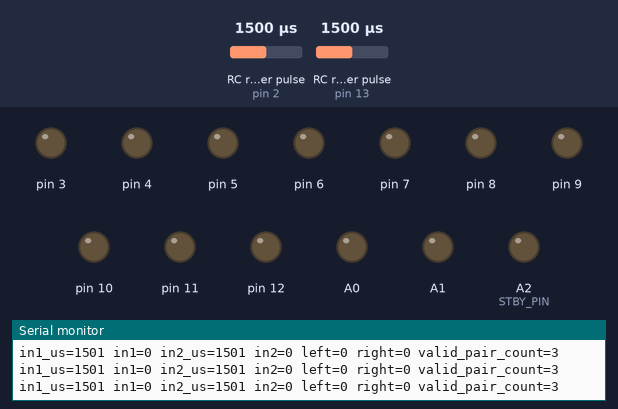
The sketch below on a simulated Arduino Uno, built with avr-gcc and run on an emulated ATmega328P. On the bench: output pins drawn as LEDs (lit = HIGH), the last lines printed to the serial monitor. Wiring (inferred from the names in the program): 2 × RC receiver channel: data pin 2 / data pin 13. The test bench sets the inputs (shaded band); at power-on: RC receiver pulse (sensors on pin 2, pin 13) 1500 µs.

Above: at 2.2 s.
2.3 s: RC receiver pulse (sensor on pin 2) set to 1470 µs
3.8 s: RC receiver pulse (sensor on pin 2) set to 1456 µs
At 4.6 s:
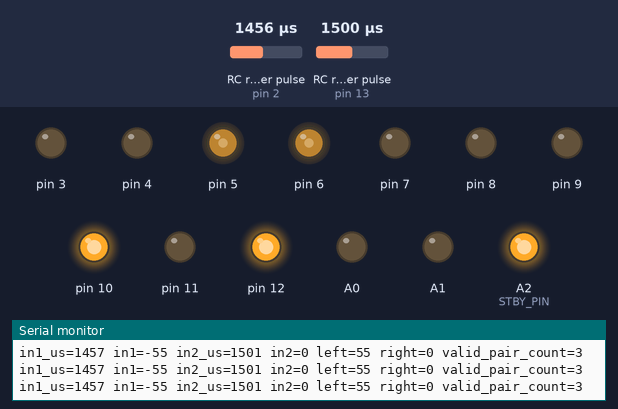
5.3 s: RC receiver pulse (sensor on pin 13) set to 1472 µs
6.8 s: RC receiver pulse (sensor on pin 13) set to 1445 µs
At 8.0 s:
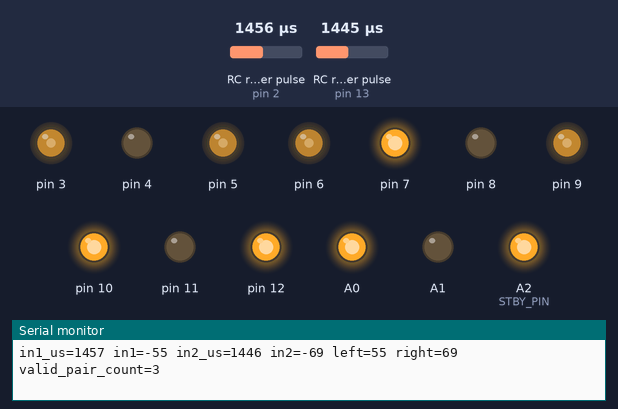
8.3 s: RC receiver pulse (sensor on pin 2) set to 1020 µs
At 9.2 s:
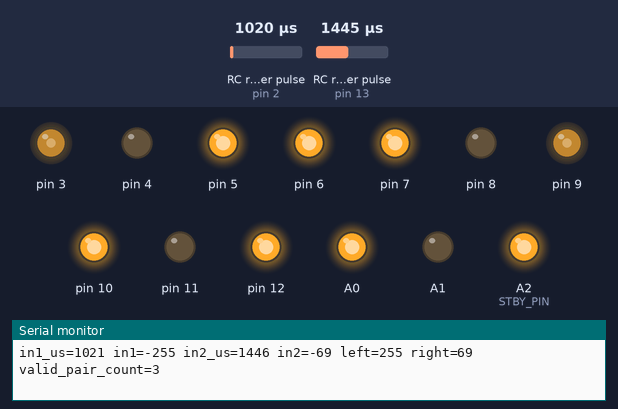
9.8 s: RC receiver pulse (sensor on pin 13) set to 1020 µs
At 10.4 s:
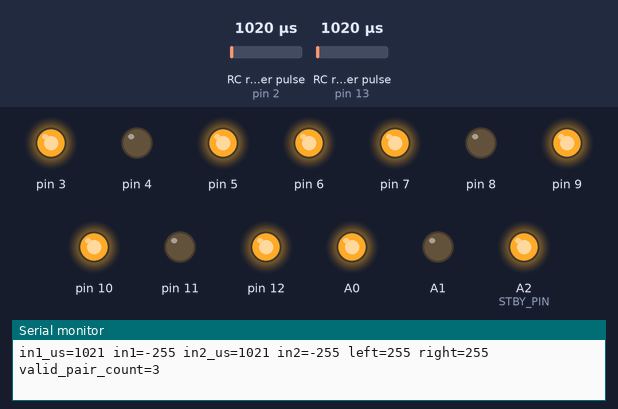
Timing chart, 0 to 12.3 s (numbered marks = the images above; inputs shaded):
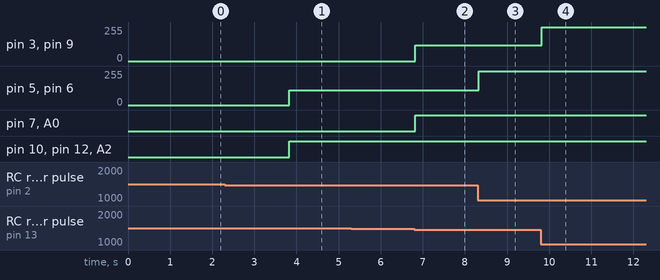

Measured:
- the behaviour switches between 1464 and 1463 µs on RC receiver pulse (sensor on pin 2) (found by bisection; images 0 and 1)
- the behaviour switches between 1464 and 1463 µs on RC receiver pulse (sensor on pin 13) (found by bisection; images 1 and 2)
- after the input at 3.8 s, pin 5, pin 6: 0/255 → 109/255 at once; pin 10, pin 12, A2 (STBY_PIN): LOW → HIGH at once
- after the input at 6.8 s, pin 3, pin 9: 0/255 → 119/255 at once; pin 7, A0: LOW → HIGH at once
- after the input at 8.3 s, pin 5, pin 6: 109/255 → 255/255 at once
- after the input at 9.8 s, pin 3, pin 9: 119/255 → 255/255 at once

The sketch:

d24a_pixhawk_differential_pwm_bridge_orin1.ino
```cpp
// Orin1 Pixhawk 6C differential rover PWM -> Arduino -> D24A -> four motors.
//
// This sketch is for PX4 differential-rover output mapping:
//   PWM_MAIN_FUNC1=101  // Motor 1
//   PWM_MAIN_FUNC2=102  // Motor 2
//
// Pixhawk to Arduino, physical wiring unchanged:
//   Pixhawk PWM output 1 signal -> Arduino D2
//   Pixhawk PWM output 2 signal -> Arduino D13
//   Pixhawk PWM GND             -> Arduino GND
//
// In this sketch the two Pixhawk PWM inputs are left/right wheel commands,
// not throttle/steering. Use this only with differential-rover output mapping.

struct MotorPins {
  uint8_t pwm;
  uint8_t in1;
  uint8_t in2;
};

const uint8_t LEFT_RC_PIN = 2;
const uint8_t RIGHT_RC_PIN = 13;

const MotorPins MOTOR_A = {3, 4, 7};    // right-front, raw backward = physical forward
const MotorPins MOTOR_B = {5, 8, 12};   // left-front, raw backward = physical forward
const MotorPins MOTOR_C = {6, 10, 11};  // left-rear, raw forward = physical forward
const MotorPins MOTOR_D = {9, A0, A1};  // right-rear, raw forward = physical forward
const uint8_t STBY_PIN = A2;

const int CENTER_US = 1500;
// Measured neutral input is 1488..1495 us. A 35 us deadband rejects that
// noise while allowing bounded low-speed Offboard commands to reach D24A.
const int DEAD_BAND_US = 35;
const int MIN_VALID_US = 900;
const int MAX_VALID_US = 2100;
// PX4 currently limits MAIN1/MAIN2 to 1300-1700us for the rover output range.
// Treat +/-200us as full stick so manual and offboard commands use the intended
// motor PWM range instead of topping out around analogWrite ~= 100.
const int MAX_STICK_US = 200;
const unsigned long PULSE_TIMEOUT_US = 25000;
const uint8_t VALID_PAIR_COUNT_REQUIRED = 3;

const int MIN_DRIVE_PWM = 70;
const int MAX_DRIVE_PWM = 255;

const bool SWAP_LEFT_RIGHT_INPUTS = false;
const bool INVERT_LEFT_COMMAND = true;
const bool INVERT_RIGHT_COMMAND = true;

unsigned long lastPrintMs = 0;
uint8_t validPairCount = 0;

void stopOneMotor(const MotorPins &motor) {
  analogWrite(motor.pwm, 0);
  digitalWrite(motor.in1, LOW);
  digitalWrite(motor.in2, LOW);
}

void stopAll() {
  stopOneMotor(MOTOR_A);
  stopOneMotor(MOTOR_B);
  stopOneMotor(MOTOR_C);
  stopOneMotor(MOTOR_D);
  digitalWrite(STBY_PIN, LOW);
}

void setOneRawMotor(const MotorPins &motor, int command) {
  command = constrain(command, -255, 255);

  if (command == 0) {
    stopOneMotor(motor);
    return;
  }

  bool rawForward = command > 0;
  int pwm = constrain(abs(command), 0, 255);

  digitalWrite(motor.in1, rawForward ? HIGH : LOW);
  digitalWrite(motor.in2, rawForward ? LOW : HIGH);
  analogWrite(motor.pwm, pwm);
}

int applyMotorFloor(int command) {
  command = constrain(command, -MAX_DRIVE_PWM, MAX_DRIVE_PWM);

  if (command == 0) {
    return 0;
  }

  int magnitude = abs(command);
  magnitude = map(magnitude, 1, MAX_DRIVE_PWM, MIN_DRIVE_PWM, MAX_DRIVE_PWM);
  magnitude = constrain(magnitude, MIN_DRIVE_PWM, MAX_DRIVE_PWM);

  return command > 0 ? magnitude : -magnitude;
}

void drivePhysical(int leftCommand, int rightCommand) {
  leftCommand = applyMotorFloor(leftCommand);
  rightCommand = applyMotorFloor(rightCommand);

  if (leftCommand == 0 && rightCommand == 0) {
    stopAll();
    return;
  }

  int rawA = -rightCommand;
  int rawB = -leftCommand;
  int rawC = leftCommand;
  int rawD = rightCommand;

  digitalWrite(STBY_PIN, HIGH);
  setOneRawMotor(MOTOR_A, rawA);
  setOneRawMotor(MOTOR_B, rawB);
  setOneRawMotor(MOTOR_C, rawC);
  setOneRawMotor(MOTOR_D, rawD);
}

int readPixhawkCommand(uint8_t pin, bool &valid, int &pulseUs) {
  unsigned long pulse = pulseIn(pin, HIGH, PULSE_TIMEOUT_US);
  pulseUs = (int)pulse;

  if (pulse < MIN_VALID_US || pulse > MAX_VALID_US) {
    valid = false;
    return 0;
  }

  valid = true;
  int centered = (int)pulse - CENTER_US;

  if (abs(centered) <= DEAD_BAND_US) {
    return 0;
  }

  centered = constrain(centered, -MAX_STICK_US, MAX_STICK_US);
  return map(centered, -MAX_STICK_US, MAX_STICK_US, -MAX_DRIVE_PWM, MAX_DRIVE_PWM);
}

void setup() {
  pinMode(LEFT_RC_PIN, INPUT_PULLUP);
  pinMode(RIGHT_RC_PIN, INPUT_PULLUP);

  pinMode(MOTOR_A.pwm, OUTPUT);
  pinMode(MOTOR_A.in1, OUTPUT);
  pinMode(MOTOR_A.in2, OUTPUT);
  pinMode(MOTOR_B.pwm, OUTPUT);
  pinMode(MOTOR_B.in1, OUTPUT);
  pinMode(MOTOR_B.in2, OUTPUT);
  pinMode(MOTOR_C.pwm, OUTPUT);
  pinMode(MOTOR_C.in1, OUTPUT);
  pinMode(MOTOR_C.in2, OUTPUT);
  pinMode(MOTOR_D.pwm, OUTPUT);
  pinMode(MOTOR_D.in1, OUTPUT);
  pinMode(MOTOR_D.in2, OUTPUT);
  pinMode(STBY_PIN, OUTPUT);

  stopAll();
  Serial.begin(115200);
  Serial.println("D24A Orin1 differential PWM bridge ready deadband_us=35");
  delay(1000);
}

void loop() {
  bool input1Valid = false;
  bool input2Valid = false;
  int input1Us = 0;
  int input2Us = 0;

  int input1 = readPixhawkCommand(LEFT_RC_PIN, input1Valid, input1Us);
  int input2 = readPixhawkCommand(RIGHT_RC_PIN, input2Valid, input2Us);

  int leftCommand = SWAP_LEFT_RIGHT_INPUTS ? input2 : input1;
  int rightCommand = SWAP_LEFT_RIGHT_INPUTS ? input1 : input2;

  if (INVERT_LEFT_COMMAND) {
    leftCommand = -leftCommand;
  }
  if (INVERT_RIGHT_COMMAND) {
    rightCommand = -rightCommand;
  }

  bool validPair = input1Valid && input2Valid;
  if (!validPair) {
    validPairCount = 0;
    stopAll();
    leftCommand = 0;
    rightCommand = 0;
  } else {
    if (validPairCount < VALID_PAIR_COUNT_REQUIRED) {
      validPairCount++;
    }
    if (validPairCount < VALID_PAIR_COUNT_REQUIRED) {
      stopAll();
      leftCommand = 0;
      rightCommand = 0;
    } else {
      drivePhysical(leftCommand, rightCommand);
    }
  }

  unsigned long now = millis();
  if (now - lastPrintMs > 250) {
    lastPrintMs = now;
    Serial.print("in1_us=");
    Serial.print(input1Valid ? input1Us : 0);
    Serial.print(" in1=");
    Serial.print(input1);
    Serial.print(" in2_us=");
    Serial.print(input2Valid ? input2Us : 0);
    Serial.print(" in2=");
    Serial.print(input2);
    Serial.print(" left=");
    Serial.print(leftCommand);
    Serial.print(" right=");
    Serial.print(rightCommand);
    Serial.print(" valid_pair_count=");
    Serial.println(validPairCount);
  }

  delay(10);
}
```
